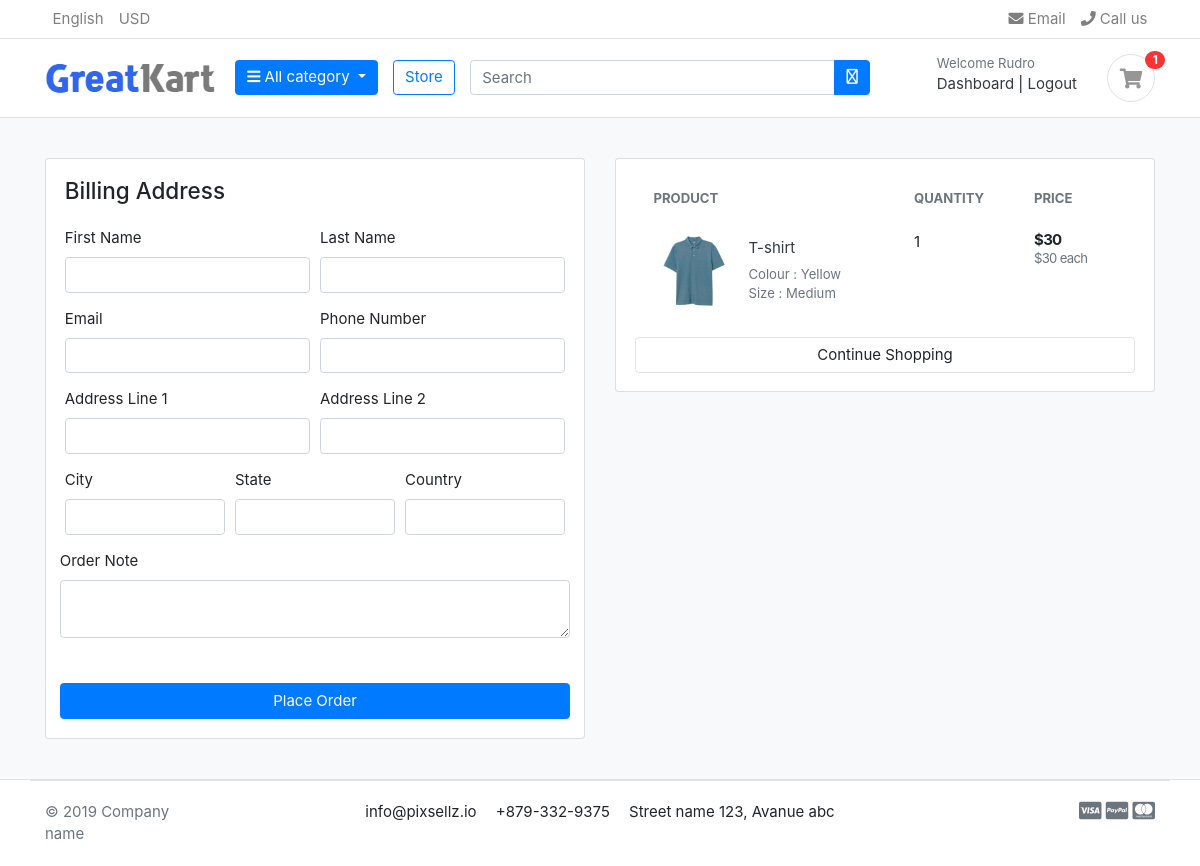
The page /cart/checkout/ (signed in) on the database as committed earlier.
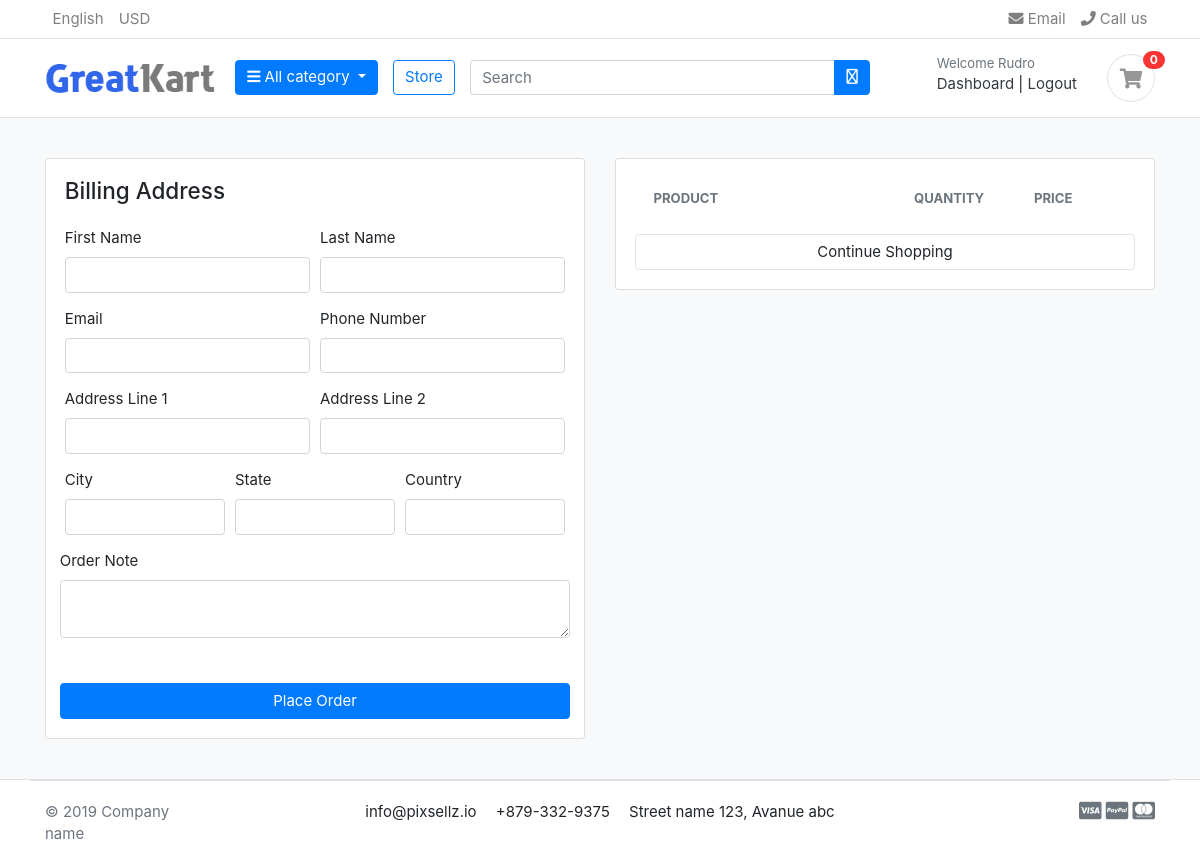
The same page on the database as committed later.
### carts/models.py (models this page shows, shortened)
class CartItem(models.Model):
    user = models.ForeignKey(Account, on_delete=models.CASCADE, null=True)
    product = models.ForeignKey(Product, on_delete=models.CASCADE)
    variations = models.ManyToManyField(Variation,blank=True)
    cart = models.ForeignKey(Cart,on_delete=models.CASCADE, null=True)
    quantity = models.IntegerField()
    is_active = models.BooleanField(default=True)
    def sub_total(self):
        return self.product.price * self.quantity

### store/models.py (models this page shows, shortened)
class Product(models.Model):
    product_name = models.CharField(max_length=200, unique=True)
    slug = models.SlugField(max_length=200, unique=True)
    description = models.TextField(max_length=500, blank=True)
    price = models.IntegerField()
    image = models.ImageField(upload_to='photos/product')
    stock = models.IntegerField()
    is_avilable = models.BooleanField(default=True)
    category = models.ForeignKey(Category, on_delete=models.CASCADE)
    created_date = models.DateTimeField(auto_now_add= True)
    modified_date = models.DateTimeField(auto_now=True)
    def get_url(self):
        return reverse('product_detail', args=[self.category.slug, self.slug])

class Variation(models.Model):
    product = models.ForeignKey(Product, on_delete=models.CASCADE)
    variation_category = models.CharField(max_length=100, choices=variation_category_choice)
    variation_value = models.CharField(max_length=100)
    is_active = models.BooleanField(default=True)
    creted_date = models.DateTimeField(auto_now=True)
    objects = VariationManager()

### carts/views.py (the view)
# urls.py: path('checkout/',views.checkout, name='checkout')
@login_required(login_url='login')
def checkout(request,total=0, quantity=0, cart_items=None):
    try:
        gst = 0
        grand_total = 0
        if request.user.is_authenticated:
            cart_items = CartItem.objects.filter(user=request.user, is_active = True)
        else:
            cart = Cart.objects.get(cart_id = _cart_id(request))
            cart_items = CartItem.objects.filter(cart=cart, is_active = True)
        for cart_item in cart_items:
            total += (cart_item.product.price * cart_item.quantity)
            quantity += cart_item.quantity
        gst = (4 * total) / 100
        grand_total = total + gst
    except ObjectDoesNotExist :
        pass
    context = {
        'total' : total,
        'quantity' : quantity,
        'cart_items' : cart_items,
        'gst' : gst,
        'grand_total' : grand_total
    }
    return render(request, 'carts/checkout.html', context)

### carts/context_processors.py (called while the page is built)
def counter(request):
    cart_count = 0
    if 'admin' in request.path:
        return()
    else:
        try:
            cart = Cart.objects.filter(cart_id = _cart_id(request))
            if request.user.is_authenticated:
                cart_items = CartItem.objects.filter(user=request.user)
            else:
                cart_items = CartItem.objects.filter(cart=cart[:1])
            for cart_item in cart_items:
                cart_count += cart_item.quantity
        except Cart.DoesNotExist:
            cart_count = 0
    return dict(cart_count=cart_count)

### carts/views.py (called while the page is built)
def _cart_id(request):
    cart = request.session.session_key
    if not cart:
        cart = request.session.create()
    return cart

### category/context_processors.py (called while the page is built)
def menu_links(request):
    links = Category.objects.all()
    return dict(links=links)

### category/models.py (called while the page is built)
    def get_url(self):
        return reverse('products_by_category', args=[self.slug])

### templates/carts/checkout.html (shortened to what the changed rows need)
{% extends "base.html" %}
{% load static %}
{% block content %}
<section class="section-content padding-y bg">
    <div class="container">
    <div class="row">
        <aside class="col-lg-6">
            <div class="card">
            <div class="card-body">
                <table class="table table-borderless table-shopping-cart">
                    <thead class="text-muted">
                    <tr class="small text-uppercase">
                        <th scope="col">Product</th>
                        <th scope="col" width="120">Quantity</th>
                        <th scope="col" width="120">Price</th>
                    </tr>
                    </thead>
                <tbody>
                {% for cart_item in cart_items  %}
                <tr>
                    <td>
                        <figure class="itemside align-items-center">
                            <div class="aside"><img src="{{cart_item.product.image.url}}" class="img-sm"></div>
                            <figcaption class="info">
                                <a href="{{ cart_item.product.get_url }}" class="title text-dark">{{cart_item.product.product_name}}</a>
                                <p class="text-muted small">
                                    {% if cart_item.variations.all %}
                                        {% for item in cart_item.variations.all %}
                                        {{item.variation_category | capfirst}} : {{item.variation_value | capfirst}} <br>
                                        {% endfor %}
                                    {% endif %}
                                </p>
                            </figcaption>
                        </figure>
                    </td>
                    <td>
                        <label for="">{{cart_item.quantity}}</label>
                    </td>
                    <td>
                        <div class="price-wrap">
                            <var class="price"> ${{ cart_item.sub_total }} </var>
                            <small class="text-muted"> ${{cart_item.product.price}} each </small>
                        </div>
                    </td>
                </tr>
            {% endfor %}
            </tbody>
            </table>
            </div>
            </div>
    </aside>
    </div>
    </div>
    </section>
{% endblock content %}

### templates/partials/_header.html (shortened to what this page needs)
{% load static %}
<header class="section-header">
	<nav class="navbar p-md-0 navbar-expand-sm navbar-light border-bottom">
	<div class="container">
	  <div class="collapse navbar-collapse" id="navbarTop4">
		<ul class="navbar-nav mr-auto">
			<li class="nav-item dropdown">
				 <a href="#" class="nav-link"> English </a>
			</li>
			<li class="nav-item dropdown">
				<a href="#" class="nav-link"> USD </a>
			</li>
		</ul>
		<ul class="navbar-nav">
			<li><a href="#" class="nav-link"> <i class="fa fa-envelope"></i> Email </a></li>
			<li><a href="#" class="nav-link"> <i class="fa fa-phone"></i> Call us </a></li>
		</ul>
	  </div>
	</div>
	</nav>
	<section class="header-main border-bottom">
		<div class="container">
	<div class="row align-items-center">
		<div class="col-lg-2 col-md-3 col-6">
			<a href="{% url "home" %}" class="brand-wrap">
				<img class="logo" src="{% static "images/logo.png" %}">
			</a>
		</div>
		<div class="col-lg col-sm col-md col-6 flex-grow-0">
			<div class="dropdown category-wrap d-inline-block float-right">
				<button type="button" class="btn btn-primary dropdown-toggle" data-toggle="dropdown">
					<i class="fa fa-bars"></i> All category
				</button>
			</div>
		</div>
		<a href="{% url "store" %}" class="btn btn-outline-primary">Store</a>
		<div class="col-lg  col-md-6 col-sm-12 col">
			<form action="{% url "search" %}" class="search" method="GET">
				<div class="input-group w-100">
					<input type="text" class="form-control" style="width:60%;" placeholder="Search" name="keyword">
					<div class="input-group-append">
					  <button class="btn btn-primary" type="submit">
						<i class="fa-regular fa-magnifying-glass"></i>
					  </button>
					</div>
				</div>
			</form>
		</div>
		<div class="col-lg-3 col-sm-6 col-8 order-2 order-lg-3">
					<div class="d-flex justify-content-end mb-3 mb-lg-0">
						{% if user.id is None %}
						<div class="widget-header">
							<small class="title text-muted">Welcome guest!</small>
							<div>
								<a href="{% url "login" %}">Sign in</a> <span class="dark-transp"> | </span>
								<a href="{% url "register" %}"> Register</a>
							</div>
						</div>
						{% else %}
						<div class="widget-header">
							<small class="title text-muted">Welcome {{user.first_name}}</small>
							<div>
								<a href="{% url "dashboard" %}">Dashboard</a> <span class="dark-transp"> | </span>
								<a href="{% url "logout" %}"> Logout </a>
							</div>
						</div>
						{% endif %}
						<a href="{% url "cart" %}" class="widget-header pl-3 ml-3">
							<div class="icon icon-sm rounded-circle border"><i class="fa fa-shopping-cart"></i></div>
							<span class="badge badge-pill badge-danger notify">{{cart_count}}</span>
						</a>
					</div>
				</div>
	</div>
		</div>
	</section>
	</header>

Rows that differ between the two databases and show on the page:
removed CartItem: product.image (picture), product.product_name "T-shirt", quantity "1", sub_total "30", product.price "30"
no longer on this page (row unchanged): Variation: variation_category "Colour", variation_value "Yellow"
no longer on this page (row unchanged): Variation: variation_category "Size", variation_value "Medium"
Other text that changed with them:
{{ cart_count }}: "1" → "0"
